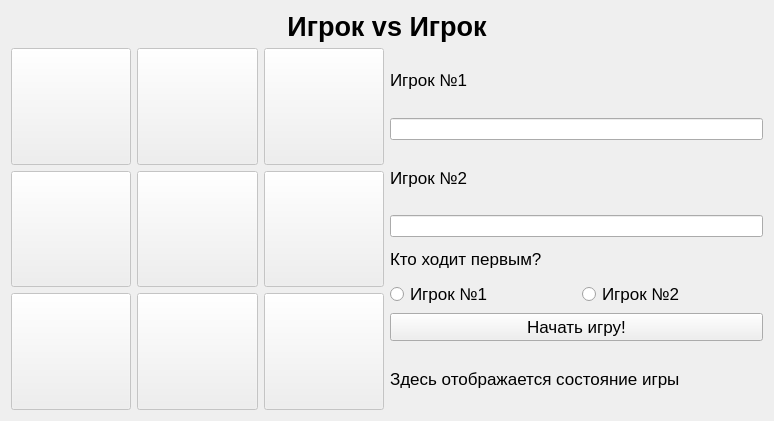
<?xml version="1.0" encoding="UTF-8"?>
<ui version="4.0">
 <class>window_pvp</class>
 <widget class="QDialog" name="window_pvp">
  <property name="geometry">
   <rect>
    <x>0</x>
    <y>0</y>
    <width>774</width>
    <height>421</height>
   </rect>
  </property>
  <property name="windowTitle">
   <string>PlayerVsPlayer</string>
  </property>
  <layout class="QGridLayout" name="gridLayout">
   <item row="0" column="0">
    <widget class="QLabel" name="label_5">
     <property name="font">
      <font>
       <pointsize>20</pointsize>
       <bold>true</bold>
       <kerning>true</kerning>
      </font>
     </property>
     <property name="text">
      <string>&lt;html&gt;&lt;head/&gt;&lt;body&gt;&lt;p align=&quot;center&quot;&gt;Игрок vs Игрок&lt;/p&gt;&lt;/body&gt;&lt;/html&gt;</string>
     </property>
    </widget>
   </item>
   <item row="1" column="0">
    <layout class="QHBoxLayout" name="horizontalLayout_2">
     <item>
      <layout class="QGridLayout" name="pole">
       <item row="2" column="2">
        <widget class="QPushButton" name="pushButton_9">
         <property name="enabled">
          <bool>false</bool>
         </property>
         <property name="sizePolicy">
          <sizepolicy hsizetype="Expanding" vsizetype="Expanding">
           <horstretch>0</horstretch>
           <verstretch>0</verstretch>
          </sizepolicy>
         </property>
         <property name="text">
          <string/>
         </property>
        </widget>
       </item>
       <item row="1" column="0">
        <widget class="QPushButton" name="pushButton_4">
         <property name="enabled">
          <bool>false</bool>
         </property>
         <property name="sizePolicy">
          <sizepolicy hsizetype="Expanding" vsizetype="Expanding">
           <horstretch>0</horstretch>
           <verstretch>0</verstretch>
          </sizepolicy>
         </property>
         <property name="text">
          <string/>
         </property>
        </widget>
       </item>
       <item row="0" column="1">
        <widget class="QPushButton" name="pushButton_2">
         <property name="enabled">
          <bool>false</bool>
         </property>
         <property name="sizePolicy">
          <sizepolicy hsizetype="Expanding" vsizetype="Expanding">
           <horstretch>0</horstretch>
           <verstretch>0</verstretch>
          </sizepolicy>
         </property>
         <property name="text">
          <string/>
         </property>
        </widget>
       </item>
       <item row="2" column="1">
        <widget class="QPushButton" name="pushButton_8">
         <property name="enabled">
          <bool>false</bool>
         </property>
         <property name="sizePolicy">
          <sizepolicy hsizetype="Expanding" vsizetype="Expanding">
           <horstretch>0</horstretch>
           <verstretch>0</verstretch>
          </sizepolicy>
         </property>
         <property name="text">
          <string/>
         </property>
        </widget>
       </item>
       <item row="1" column="2">
        <widget class="QPushButton" name="pushButton_6">
         <property name="enabled">
          <bool>false</bool>
         </property>
         <property name="sizePolicy">
          <sizepolicy hsizetype="Expanding" vsizetype="Expanding">
           <horstretch>0</horstretch>
           <verstretch>0</verstretch>
          </sizepolicy>
         </property>
         <property name="text">
          <string/>
         </property>
        </widget>
       </item>
       <item row="0" column="0">
        <widget class="QPushButton" name="pushButton">
         <property name="enabled">
          <bool>false</bool>
         </property>
         <property name="sizePolicy">
          <sizepolicy hsizetype="Expanding" vsizetype="Expanding">
           <horstretch>0</horstretch>
           <verstretch>0</verstretch>
          </sizepolicy>
         </property>
         <property name="text">
          <string/>
         </property>
        </widget>
       </item>
       <item row="0" column="2">
        <widget class="QPushButton" name="pushButton_3">
         <property name="enabled">
          <bool>false</bool>
         </property>
         <property name="sizePolicy">
          <sizepolicy hsizetype="Expanding" vsizetype="Expanding">
           <horstretch>0</horstretch>
           <verstretch>0</verstretch>
          </sizepolicy>
         </property>
         <property name="text">
          <string/>
         </property>
        </widget>
       </item>
       <item row="1" column="1">
        <widget class="QPushButton" name="pushButton_5">
         <property name="enabled">
          <bool>false</bool>
         </property>
         <property name="sizePolicy">
          <sizepolicy hsizetype="Expanding" vsizetype="Expanding">
           <horstretch>0</horstretch>
           <verstretch>0</verstretch>
          </sizepolicy>
         </property>
         <property name="text">
          <string/>
         </property>
        </widget>
       </item>
       <item row="2" column="0">
        <widget class="QPushButton" name="pushButton_7">
         <property name="enabled">
          <bool>false</bool>
         </property>
         <property name="sizePolicy">
          <sizepolicy hsizetype="Expanding" vsizetype="Expanding">
           <horstretch>0</horstretch>
           <verstretch>0</verstretch>
          </sizepolicy>
         </property>
         <property name="text">
          <string/>
         </property>
        </widget>
       </item>
      </layout>
     </item>
     <item>
      <layout class="QVBoxLayout" name="verticalLayout">
       <item>
        <widget class="QLabel" name="label_2">
         <property name="font">
          <font>
           <pointsize>13</pointsize>
           <bold>false</bold>
           <kerning>true</kerning>
          </font>
         </property>
         <property name="text">
          <string>Игрок №1</string>
         </property>
        </widget>
       </item>
       <item>
        <widget class="QLineEdit" name="name_player_first"/>
       </item>
       <item>
        <widget class="QLabel" name="label_3">
         <property name="font">
          <font>
           <pointsize>13</pointsize>
           <bold>false</bold>
           <kerning>true</kerning>
          </font>
         </property>
         <property name="text">
          <string>Игрок №2</string>
         </property>
        </widget>
       </item>
       <item>
        <widget class="QLineEdit" name="name_player_second">
         <property name="text">
          <string/>
         </property>
        </widget>
       </item>
       <item>
        <layout class="QVBoxLayout" name="verticalLayout_2">
         <item>
          <widget class="QLabel" name="label_4">
           <property name="font">
            <font>
             <pointsize>13</pointsize>
             <bold>false</bold>
             <kerning>true</kerning>
            </font>
           </property>
           <property name="text">
            <string>Кто ходит первым?</string>
           </property>
          </widget>
         </item>
         <item>
          <layout class="QHBoxLayout" name="horizontalLayout">
           <property name="spacing">
            <number>10</number>
           </property>
           <item>
            <widget class="QRadioButton" name="choise_first">
             <property name="font">
              <font>
               <pointsize>13</pointsize>
               <bold>false</bold>
              </font>
             </property>
             <property name="text">
              <string>Игрок №1</string>
             </property>
            </widget>
           </item>
           <item>
            <widget class="QRadioButton" name="choise_second">
             <property name="font">
              <font>
               <pointsize>13</pointsize>
               <bold>false</bold>
              </font>
             </property>
             <property name="text">
              <string>Игрок №2</string>
             </property>
            </widget>
           </item>
          </layout>
         </item>
        </layout>
       </item>
       <item>
        <widget class="QPushButton" name="begin">
         <property name="font">
          <font>
           <pointsize>13</pointsize>
           <bold>false</bold>
          </font>
         </property>
         <property name="text">
          <string>Начать игру!</string>
         </property>
        </widget>
       </item>
       <item>
        <widget class="QLabel" name="state_of_game">
         <property name="font">
          <font>
           <pointsize>13</pointsize>
          </font>
         </property>
         <property name="text">
          <string>Здесь отображается состояние игры</string>
         </property>
        </widget>
       </item>
      </layout>
     </item>
    </layout>
   </item>
  </layout>
 </widget>
 <resources/>
 <connections/>
</ui>
